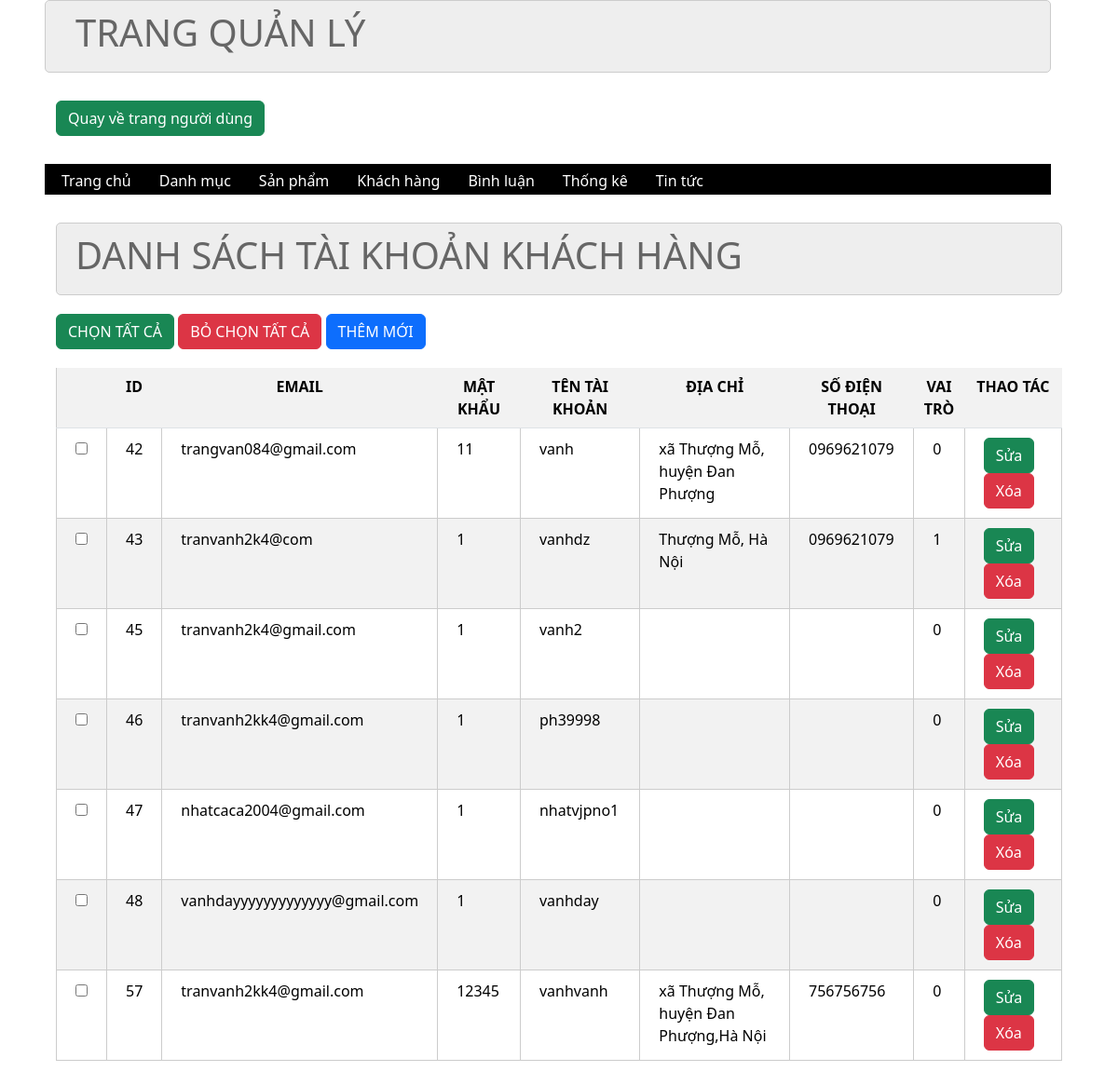
Screenshot of /admin/index.php?act=listkhachhang (signed in) with the database file from the repository.
### tables this page shows
CREATE TABLE `taikhoan` (
  `id` int(11) NOT NULL,
  `user` varchar(50) NOT NULL,
  `pass` varchar(50) NOT NULL,
  `email` varchar(255) NOT NULL,
  `address` varchar(255) DEFAULT NULL,
  `tel` varchar(20) DEFAULT NULL,
  `role` int(11) NOT NULL DEFAULT 0
);

### model/pdo.php (called while the page is built, shortened)
<?php
function pdo_get_connection(){
    $servername = "localhost";
    $username = "root";
    $password = "";
    try {
        $conn = new PDO("mysql:host=$servername;dbname=duanmau", $username, $password);
        $conn->setAttribute(PDO::ATTR_ERRMODE, PDO::ERRMODE_EXCEPTION);
        return $conn;
    } catch(PDOException $e) {
        echo "Connection failed: " . $e->getMessage();
    }
}
function pdo_query($sql){
    $sql_args=array_slice(func_get_args(),1);
    try{
        $conn=pdo_get_connection();
        $stmt=$conn->prepare($sql);
        $stmt->execute($sql_args);
        $rows=$stmt->fetchAll();
        return $rows;
    }
    catch(PDOException $e){
        throw $e;
    }
    finally{
        unset($conn);
    }
}
?>

### model/modeladmin.php (called while the page is built, shortened)
<?php
    function select_all_taikhoan() {
        $sql = "SELECT * FROM taikhoan WHERE 1 ORDER BY id ASC";
        $result = pdo_query($sql);
        return $result;
    }
?>

### admin/taikhoan/listtaikhoan.php (the view)
<div class="row2">
    <div class="row2 font_title">
        <h1>DANH SÁCH TÀI KHOẢN KHÁCH HÀNG</h1>
    </div>
    <div class="row2 form_content" style="margin-top: 20px; border-radius: 6px;">
        <div style="margin-bottom: 20px;">
            <a href="" class="btn btn-success">CHỌN TẤT CẢ</a>
            <a href="" class="btn btn-danger">BỎ CHỌN TẤT CẢ</a>
            <a href="index.php?act=addtaikhoan" class="btn btn-primary">THÊM MỚI</a>
        </div>
        <form action="#" method="POST">
            <div class="row2 mb10 formds_loai">
                <table class="table table-striped">
                    <tr>
                        <th></th>
                        <th>ID</th>
                        <th>EMAIL</th>
                        <th>MẬT KHẨU</th>
                        <th>TÊN TÀI KHOẢN</th>
                        <th>ĐỊA CHỈ</th>
                        <th>SỐ ĐIỆN THOẠI</th>
                        <th>VAI TRÒ</th>
                        <th>THAO TÁC</th>
                    </tr>
                    <?php
                        foreach($danhsachtaikhoan as $taikhoan) {
                            extract($taikhoan);
                            ?>
                                 <tr>
                                    <td><input type="checkbox" name="" id=""></td>
                                    <td><?= $id ?></td>
                                    <td><?= $email ?></td>
                                    <td><?= $pass ?></td>
                                    <td><?= $user ?></td>
                                    <td><?= $address ?></td>
                                    <td><?= $tel ?></td>
                                    <td><?= $role ?></td>
                                    <td>
                                        <a href="index.php?act=suataikhoan&idtk=<?= $id ?>" class="btn btn-success">Sửa</a>
                                        <a href="index.php?act=xoataikhoan&idtk=<?= $id ?>" onclick="return confirm('Bạn có chắc chắn muốn xóa tài khoản này không?')" class="btn btn-danger">Xóa</a>
                                    </td>
                                </tr>
                            <?php
                        }
                    ?>
                </table>
            </div>
        </form>
    </div>
</div>
</div>

### css/css.css (style rules this page uses)
:root { --white-color: #fff; --black-color: #000; --text-color: #333; }
* { margin: 0; padding: 0; box-sizing: border-box; }
body { font-family: "Roboto", sans-serif; }
.row2 { float: left; width: 100%; }
.mb10 { margin-bottom: 10px; }
form { text-align: center; }
.font_title { background-color: #eee; border: 1px #ccc solid; color: #666; border-radius: 5px; padding: 10px 20px; }
.formds_loai table { width: 100%; border-collapse: collapse; background-color: #ccc; padding: 20px; }
.formds_loai table td { padding: 10px 20px; border: 1px #ccc solid; padding: 30px; }
a { text-decoration: none !important; }
form { text-align: left !important; }
td { padding: 10px 20px !important; }

### css/admin.css (style rules this page uses)
th { text-align: center !important; }

### rows the page displays
taikhoan: id "42", email "trangvan084@gmail.com", pass "11", user "vanh", address "xã Thượng Mỗ, huyện Đan Phượng", tel "0969621079", role "0"
taikhoan: id "43", email "tranvanh2k4@com", pass "1", user "vanhdz", address "Thượng Mỗ, Hà Nội", tel "0969621079", role "1"
taikhoan: id "45", email "tranvanh2k4@gmail.com", pass "1", user "vanh2", role "0"
taikhoan: id "46", email "tranvanh2kk4@gmail.com", pass "1", user "ph39998", role "0"
taikhoan: id "47", email "nhatcaca2004@gmail.com", pass "1", user "nhatvjpno1", role "0"
taikhoan: id "48", email "vanhdayyyyyyyyyyyyy@gmail.com", pass "1", user "vanhday", role "0"
taikhoan: id "57", email "tranvanh2kk4@gmail.com", pass "12345", user "vanhvanh", address "xã Thượng Mỗ, huyện Đan Phượng,Hà Nội", tel "756756756", role "0"
